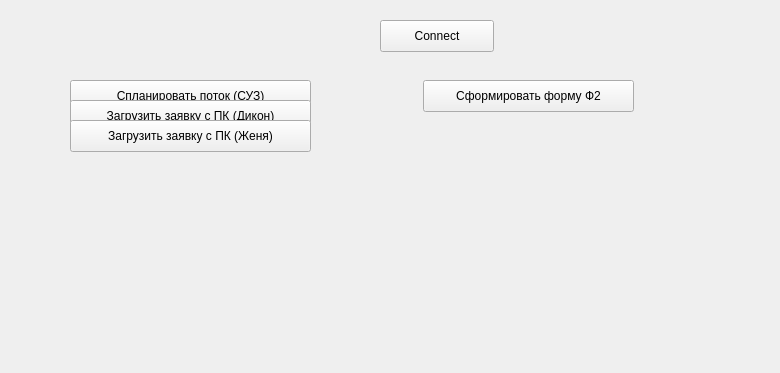
<?xml version="1.0" encoding="UTF-8"?>
<ui version="4.0">
 <class>Form</class>
 <widget class="QWidget" name="Form">
  <property name="geometry">
   <rect>
    <x>0</x>
    <y>0</y>
    <width>780</width>
    <height>373</height>
   </rect>
  </property>
  <property name="windowTitle">
   <string>Form</string>
  </property>
  <widget class="QPushButton" name="pushButtonConnect">
   <property name="geometry">
    <rect>
     <x>380</x>
     <y>20</y>
     <width>114</width>
     <height>32</height>
    </rect>
   </property>
   <property name="text">
    <string>Connect</string>
   </property>
  </widget>
  <widget class="QPushButton" name="pushButtonSendRequest">
   <property name="geometry">
    <rect>
     <x>70</x>
     <y>80</y>
     <width>241</width>
     <height>32</height>
    </rect>
   </property>
   <property name="text">
    <string>Спланировать поток (СУЗ)</string>
   </property>
  </widget>
  <widget class="QPushButton" name="pushButtonLoadRequestDikon">
   <property name="geometry">
    <rect>
     <x>70</x>
     <y>100</y>
     <width>241</width>
     <height>32</height>
    </rect>
   </property>
   <property name="text">
    <string>Загрузить заявку с ПК (Дикон)</string>
   </property>
  </widget>
  <widget class="QPushButton" name="pushButtonLoadRequestZhenya">
   <property name="geometry">
    <rect>
     <x>70</x>
     <y>120</y>
     <width>241</width>
     <height>32</height>
    </rect>
   </property>
   <property name="text">
    <string>Загрузить заявку с ПК (Женя)</string>
   </property>
  </widget>
  <widget class="QPushButton" name="pushButtonGetF2">
   <property name="geometry">
    <rect>
     <x>423</x>
     <y>80</y>
     <width>211</width>
     <height>32</height>
    </rect>
   </property>
   <property name="text">
    <string>Сформировать форму Ф2</string>
   </property>
  </widget>
 </widget>
 <resources/>
 <connections/>
</ui>
